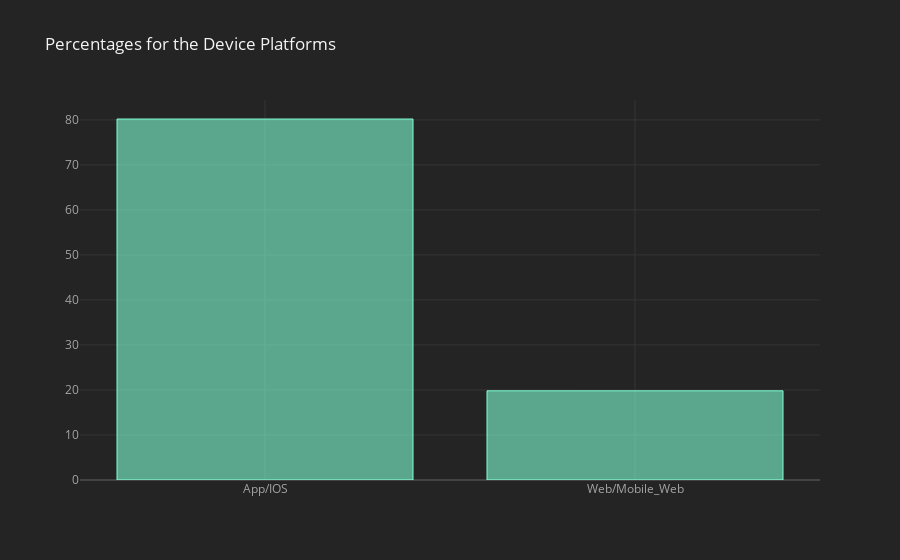

Notebook source saved alongside this figure:
### Markdown cell above
***Bar Plot visualization to present the percentage results using cufflinks***

### Code cell
web_dev.iplot(kind = 'bar', color = '#7fffd4', title = 'Percentages for the Device Platforms')

### Figure 1 — Plotly figure (JSON) as saved in the notebook; plotly's stock layout.template omitted (floating-point values rounded to 4 significant figures)
{"data": [{"marker": {"color": "rgba(127, 255, 212, 0.6)", "line": {"color": "rgba(127, 255, 212, 1.0)", "width": 1}}, "name": "devicePlatform", "orientation": "v", "text": "", "type": "bar", "x": ["App/IOS", "Web/Mobile_Web"], "y": [80.19, 19.81]}], "layout": {"legend": {"bgcolor": "#242424", "font": {"color": "#F4F4F4"}}, "paper_bgcolor": "#242424", "plot_bgcolor": "#242424", "title": {"font": {"color": "#F4F4F4"}, "text": "Percentages for the Device Platforms"}, "xaxis": {"gridcolor": "#343434", "showgrid": true, "tickfont": {"color": "#A4A4A4"}, "title": {"font": {"color": "#A4A4A4"}, "text": ""}, "zerolinecolor": "#444444"}, "yaxis": {"gridcolor": "#343434", "showgrid": true, "tickfont": {"color": "#A4A4A4"}, "title": {"font": {"color": "#A4A4A4"}, "text": ""}, "zerolinecolor": "#444444"}}}
